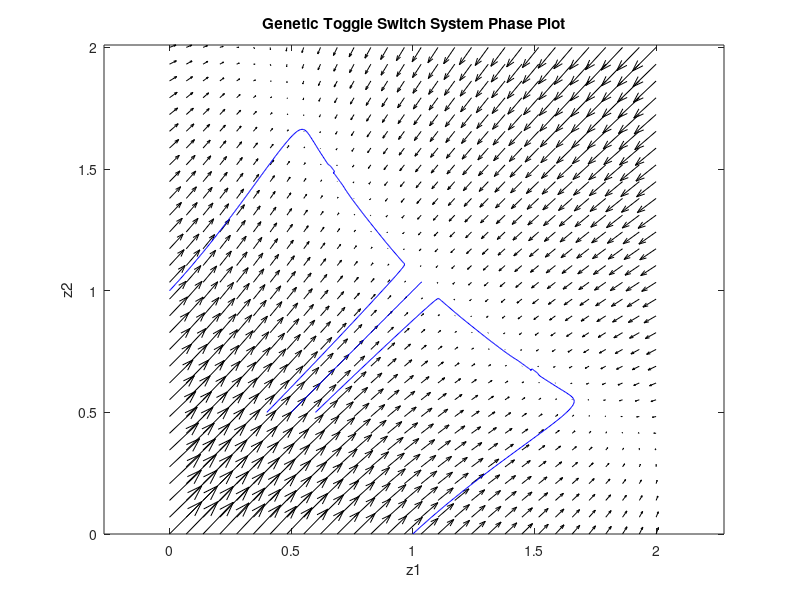

The MATLAB script that drew this image:
u = 2.16; n=2;
f = @(t,Y) [u/(1+Y(2)^n)-Y(1); u/(1+Y(1)^n)-Y(2)];
y1 = linspace(0,2,30);
y2 = linspace(0,2,30);
[x,y] = meshgrid(y1,y2);
size(x);
size(y);
u = zeros(size(x));
v = zeros(size(x));
t=0;
for i = 1:numel(x)
    Yprime = f(t,[x(i); y(i)]);
    u(i) = Yprime(1);
    v(i) = Yprime(2);
end
quiver(x,y,u,v,2,'k');
title('Genetic Toggle Switch System Phase Plot');
xlabel('z1'); ylabel('z2');
streamline(x,y,u,v,0,1);
streamline(x,y,u,v,1,0);
streamline(x,y,u,v,.5,.5);
streamline(x,y,u,v,.4,.5);
streamline(x,y,u,v,.6,.5);
axis tight equal;
